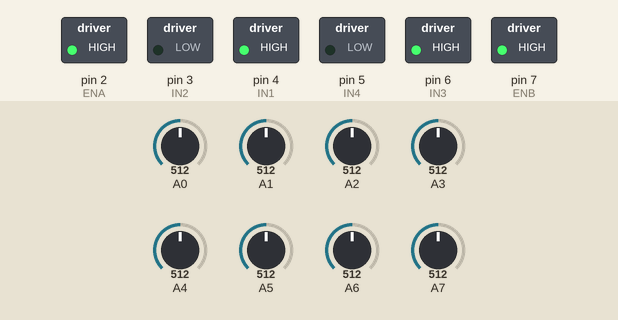
Bench run of a sketch on a simulated Arduino Nano, built with avr-gcc and run on an emulated ATmega328P. On the bench: switched loads named in the sketch (green lamp = pin HIGH). Inputs (shaded band) come from the test bench; at power-on: A2 = 512, A0 = 512, A1 = 512, A3 = 512, A4 = 512, A5 = 512, A6 = 512, A7 = 512.

Above: at 1.2 s.
1.3 s: A2 set to 539
At 2.3 s:
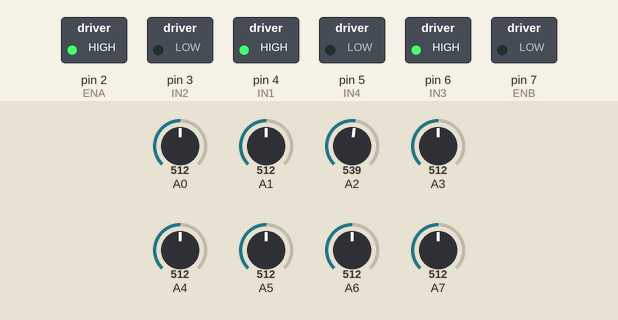
2.8 s: A2 set to 490
At 3.5 s:
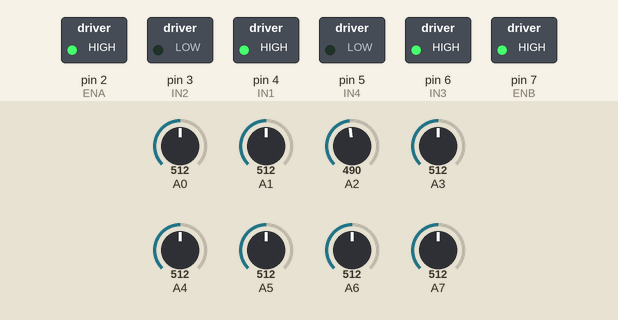
4.3 s: A2 set to 716
At 4.6 s:
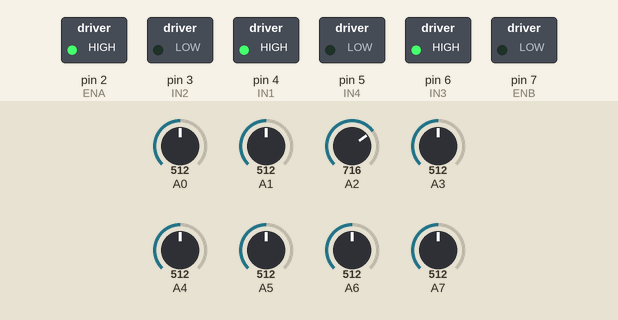
Timing chart, 0 to 7.3 s (numbered marks = the images above; inputs shaded):
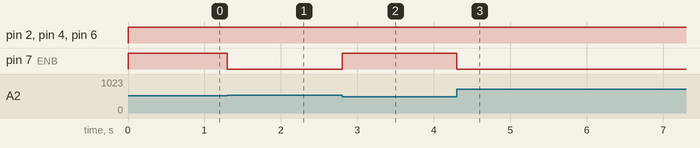

The sketch:

location.ino
```cpp
#define IN1 4
#define IN2 3
#define ENA 2
#define IN3 6
#define IN4 5
#define ENB 7

#define BLOCK1 Map[8][1];
#define BLOCK2 Map[8][4];
#define BLOCK3 Map[8][8];
#define BLOCK4 Map[5][8];
#define BLOCK5 Map[1][5];
#define BLOCK6 Map[1][8];

#define TURN_SPEED 100

int Map[10][10];//10*10场地
int x=0,y=2;//(0,2)
int direct[4][4]={//场地俯视图上1下2左3右4，前后左右.Turn left：direct[now_direction][2] ; Turn right:direct[now_direction][3];
  0,1,2,3,
  1,0,3,2,
  2,3,1,0,
  3,2,0,1
};
int movx[4]={  0,0,-1,1 },movy[4]={ 1,-1,0,0};
int NowDirection = 4 ;
int s[8];
int SumLines=0;
int choice=1;//1 go straight ; 2 turn left ; 3 turn right
double k,vl,vr,kl,kr;
bool isTurning;
bool isPassingLine;
bool isToFollowLine;
bool isFirstTime;

void LeftMotor(int speed);
void RightMotor(int speed);
void TurnLeft(int speed);
void TurnRight(int speed);
void FollowLine();
void Move();//choice 全局变量
void Count();
void data();

void AllStop();
void Adjustment();
void ReadSensors();
void LocataBlock();
void DistanceTime();

void setup()
{
  pinMode(IN1, OUTPUT);
  pinMode(IN2, OUTPUT);
  pinMode(IN3, OUTPUT);
  pinMode(IN4, OUTPUT);
  pinMode(A0, INPUT);
  pinMode(A1, INPUT);
  pinMode(A2, INPUT);
  pinMode(A3, INPUT);
  pinMode(A4, INPUT);
  pinMode(A5, INPUT);
  pinMode(A6, INPUT);
  pinMode(A7, INPUT);
  Serial.begin(9600);
  kl=0.02;
  kr=-0.02;
  vl=200;
  vr=165;
  isTurning = false;
  isPassingLine = false;
  isToFollowLine = true;
}

void loop()
{
  data();
  Count();
  Move();
}

void data()
{
  // In contest white: 0. black: 1 or 1024
  // white-black conversion, only used in test
  // i.e., white: 1, black 0
  s[0]=1024-analogRead(A2);
  s[1]=1024-analogRead(A3);
  s[2]=1024-analogRead(A4);
  s[3]=1024-analogRead(A5);
  s[4]=1024-analogRead(A0);
  s[5]=1024-analogRead(A1);
  s[6]=1024-analogRead(A6);
  s[7]=1024-analogRead(A7);

  // filter out environment light: convert to digital
  for(int i = 0; i < 8; i++){
   if(s[i]>500) {
    // detects white area
    s[i] = 1024;
   } else {
    // detects black area
    s[i] = 0;
  }
 }
}

//计数，定位？
void Count()
{
   static int flag = 0 ;
   if( choice == 1 )
   {
    if(!s[4]&&!s[6])
    {
      flag=1;
    }
    if(!s[5]&&!s[7]&&flag)
    {
      SumLines++;
      x+=movx[NowDirection];
      y+=movy[NowDirection];
      flag=0;
    }
  }
}


void Move()
{
  //Go straight 1 ;turn left 2;turn right 3
  // if one of the side sensors detects the crossing line(black in test, white in contest)
  if(!s[6] && !s[4] && ( choice != 1 )) {
    isToFollowLine = false;
    isPassingLine = true;
  }

  if(isToFollowLine){
    FollowLine();
  } else {
    if( choice == 2 )
    {
       TurnLeft(TURN_SPEED);
    // if is turning and front sensors pass black totally
       isTurning=true;
      // if s[0] detects black, it leaves the black line.
       if(!s[0]) {
       // front sensors detect white area
        isTurning = true;
        isPassingLine = false;

      }

      if(isTurning) {
      // if one of the front sensors  dectects black, switch back to follow line, a turning succeeds

      //isToFollowLine = isToFollowLine || !s[i];
      if(!s[3]) {
        isToFollowLine = true;
        isTurning = isPassingLine = false;
        choice = 1;
        NowDirection=direct[NowDirection][2];
       }
     }

   }
    if( choice == 3 )
    {
       TurnRight(TURN_SPEED);
    // if is turning and front sensors pass black totally
      isTurning=true;
      // if s[3] detects black, it leaves the black line.
      if(!s[3]) {
       // front sensors detect white area
      isTurning = true;
      isPassingLine = false;
     }

     if(isTurning) {
      // if one of the front sensors  dectects black, switch back to follow line, a turning succeeds

      //isToFollowLine = isToFollowLine || !s[i];
      if(!s[0]) {
        isToFollowLine = true;
        isTurning = isPassingLine = false;
        choice = 1;
        NowDirection=direct[NowDirection][3];
       }
     }
    }
  }
}

/*void LocateBlock()
{
  //judge from distance at (8,2)and(8,8)
}*/

/*void DistanceTime(void)
{
  digitalWrite(TrigPin, LOW);
  delayMicroseconds(2);
  digitalWrite(TrigPin, HIGH);//发送10μS的高电平触发信号
  delayMicroseconds(10);
  digitalWrite(TrigPin, LOW);
  distance = pulseIn(EchoPin, HIGH); // 检测脉冲宽度，即为超声波往返时间
}*/

void LeftMotor(int speed)
{
  if(speed>255)speed=255;

  if(speed > 0)
  {
    digitalWrite(IN1, HIGH);
    digitalWrite(IN2, LOW);
    analogWrite(ENA, speed);
  }

  else
  {
    digitalWrite(IN1, LOW);
    digitalWrite(IN2,HIGH );
    analogWrite(ENA, -speed);
  }
/*  if(speed < 0)
 *   else
  {
    digitalWrite(IN1, LOW);
    digitalWrite(IN2, LOW);
    analogWrite(ENA, 0);
  }*/
}

void RightMotor(int speed)
{
  if(speed>255)speed=255;
  if(speed > 0)
  {
    digitalWrite(IN3, HIGH);
    digitalWrite(IN4, LOW);
    analogWrite(ENB, speed);
  }
  else
  {
    digitalWrite(IN3, LOW);
    digitalWrite(IN4, HIGH);
    analogWrite(ENB, -speed);
  }/*
  if(speed < 0)
  else
  {
    digitalWrite(IN3, LOW);
    digitalWrite(IN4, LOW);
    analogWrite(ENB, 0);
  }*/
}

void TurnLeft(int speed)
{
  LeftMotor(-speed);
   RightMotor(speed);
}

void TurnRight(int speed)
{
  TurnLeft(-speed);
}

void FollowLine()
{
  int x=(-3)*s[0]+(-1)*s[1]+1*s[2]+3*s[3];
  double leftSpeed = vl+kl*x;
  double rightSpeed = vr+kr*x;

  LeftMotor(leftSpeed);
  RightMotor(rightSpeed);
}
```

Measured:
- the behaviour switches between 523 and 524 on A2 (found by bisection; images 0 and 1)
- after the input at 1.3 s, pin 7 (ENB): HIGH → LOW at once
- after the input at 2.8 s, pin 7 (ENB): LOW → HIGH at once
- after the input at 4.3 s, pin 7 (ENB): HIGH → LOW at once
